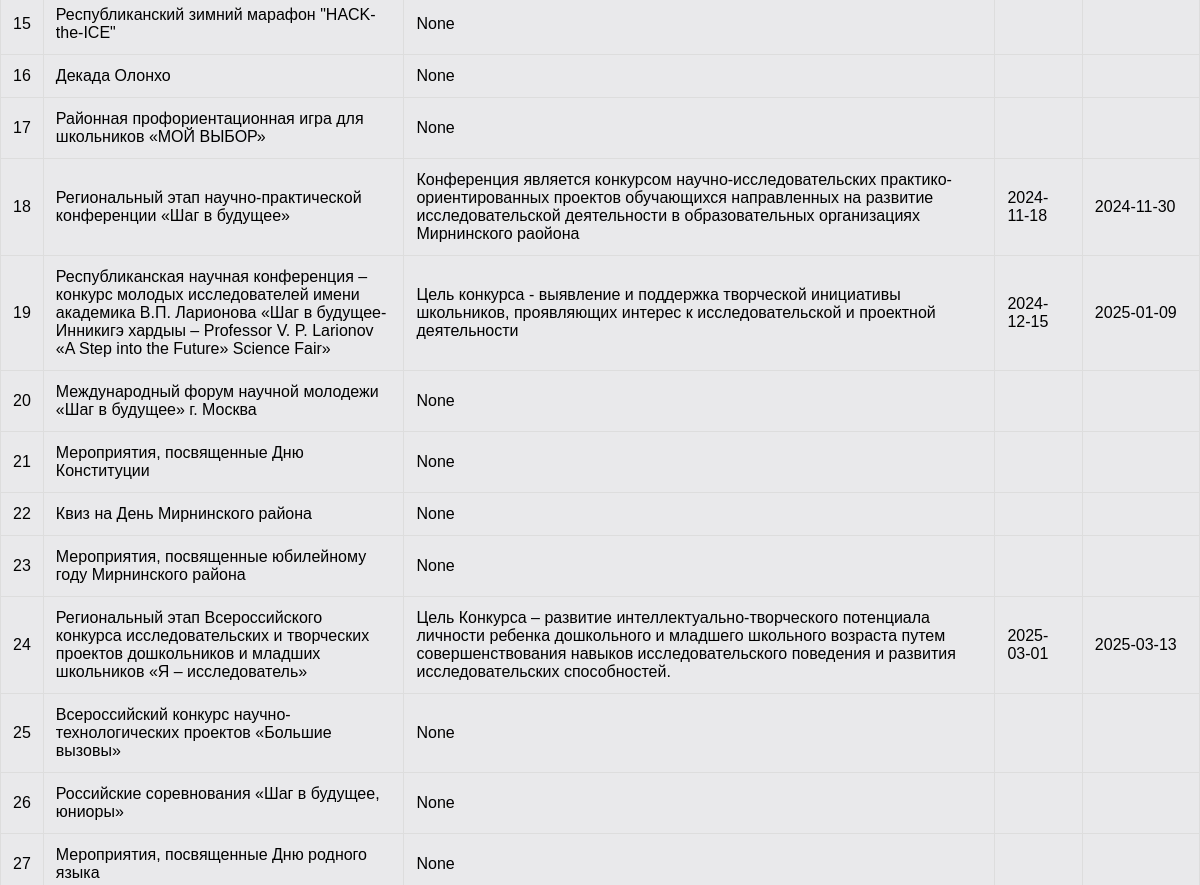
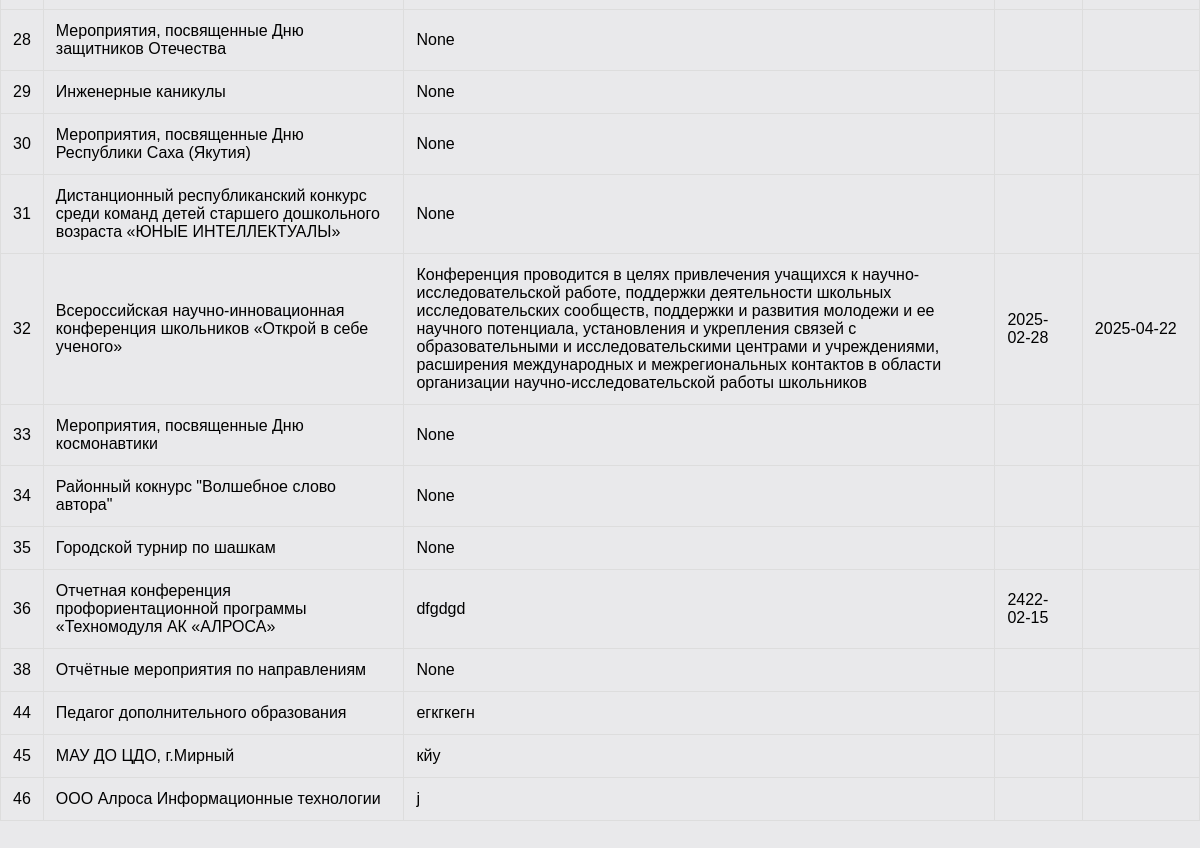
Before: /events (lower part) with the older database file (2 pictures, top to bottom).
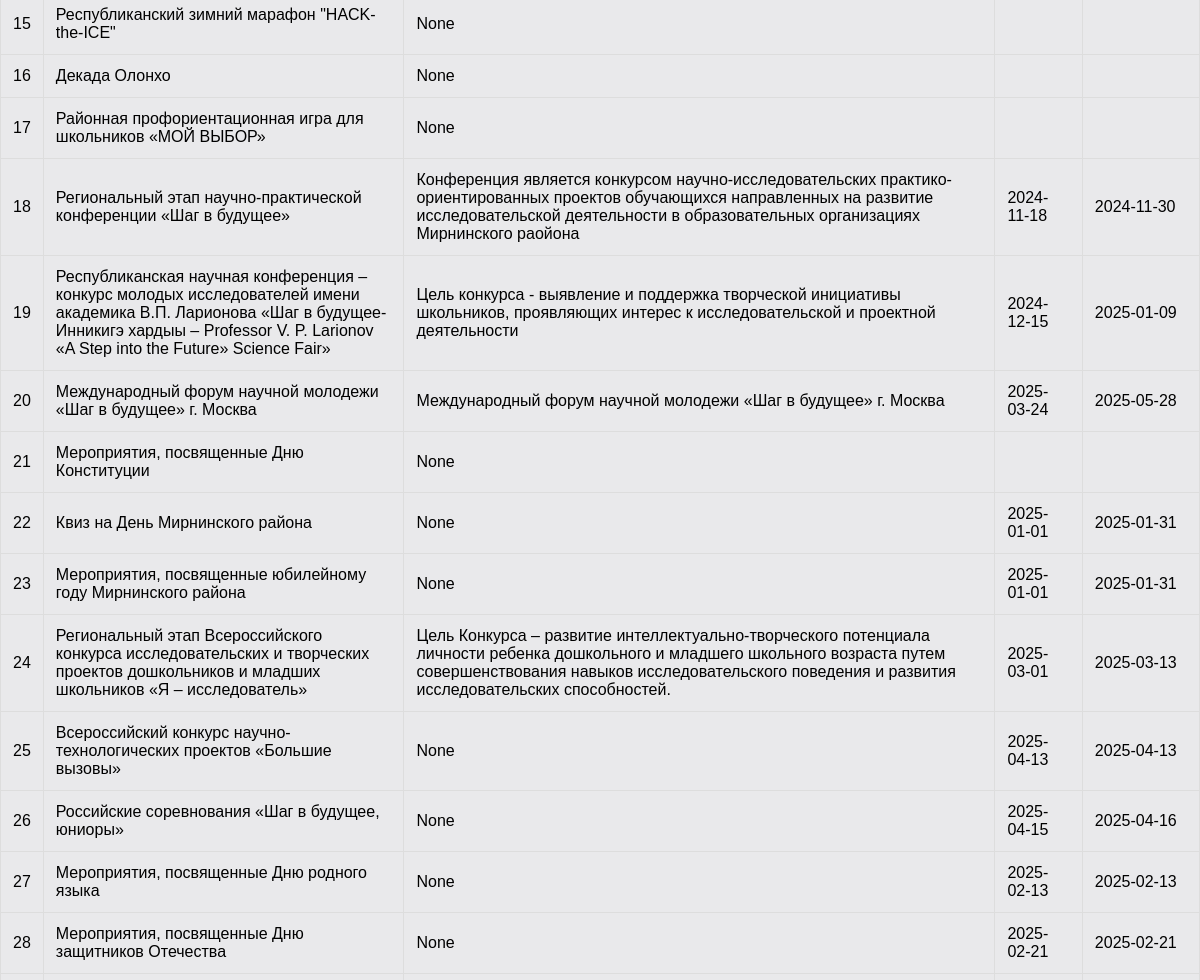
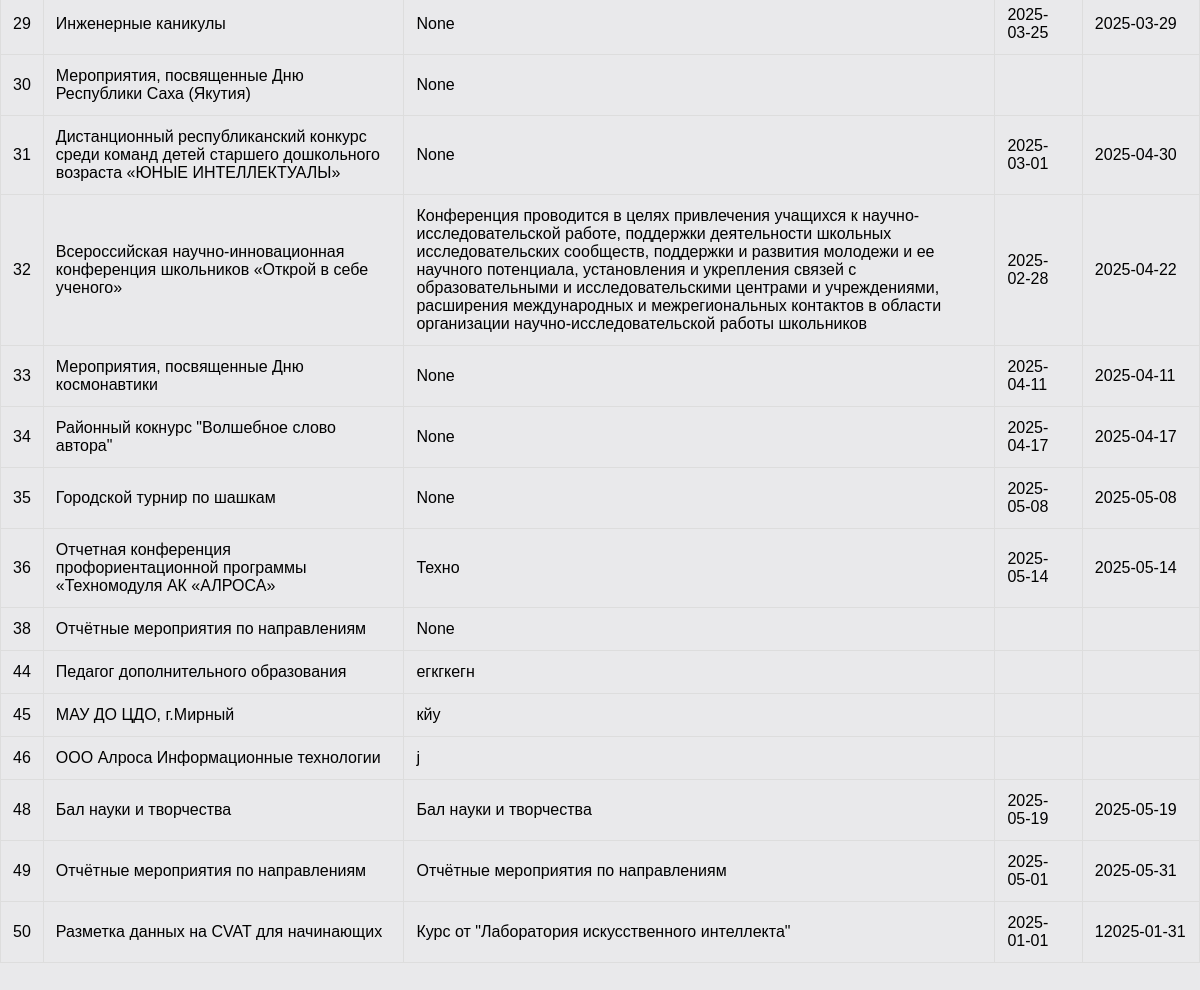
After: the same page with the newer database file (2 pictures, top to bottom).
### tables this page shows
CREATE TABLE events_table(
                    id INTEGER PRIMARY KEY AUTOINCREMENT,
                    name TEXT NOT NULL,
                    opisanie TEXT,
                    srok_podachi_date DATE,
                    result_date DATE
                    );

### app_29_09.py (the view)
@app.route('/events')
def events():
    db_lp = sqlite3.connect('date_source.db')
    cursor_db = db_lp.cursor()
    cursor_db.execute("SELECT * FROM events_table")
    events = cursor_db.fetchall()
    cursor_db.close()
    db_lp.close()
    return render_template('events.html', events=events)

### templates/events.html (shortened to what this page needs)
<!DOCTYPE html>
<html lang="ru">
<head>
    <link rel="stylesheet" href="{{ url_for('static', filename='styles.css') }}">
</head>
<body>
    <table>
        <tbody>
            {% for event in events %}
            <tr>
                <td>{{ event[0] }}</td>
                <td>{{ event[1] }}</td>
                <td>{{ event[2] }}</td>
                <td>{{ event[3] }}</td>
                <td>{{ event[4] }}</td>
            </tr>
            {% endfor %}
        </tbody>
    </table>
    <br><br><br>
</body>
</html>

### static/styles.css (style rules this page uses)
html, body { margin: 0; }
body { font-family: Arial, sans-serif; margin: 0; padding: 0; background-color: #E9E9EB; width: 100%; box-sizing: border-box; }
table { width: 100%; border-collapse: collapse; margin: 20px 0; }
table, th, td { border: 1px solid #ddd; }

Changed rows visible on the page:
changed events_table "Международный форум научной молодежи «Шаг в будущее» г. Москва": opisanie "None" → "Международный форум научной молодежи «Шаг в будущее» г. Москва"; srok_podachi_date (not shown) → "2025-03-24"; result_date (not shown) → "2025-05-28"
changed events_table "Квиз на День Мирнинского района": srok_podachi_date (not shown) → "2025-01-01"; result_date (not shown) → "2025-01-31"
changed events_table "Мероприятия, посвященные юбилейному году Мирнинского района": srok_podachi_date (not shown) → "2025-01-01"; result_date (not shown) → "2025-01-31"
changed events_table "Всероссийский конкурс научно-технологических проектов «Большие вызовы»": srok_podachi_date (not shown) → "2025-04-13"; result_date (not shown) → "2025-04-13"
changed events_table "Российские соревнования «Шаг в будущее, юниоры»": srok_podachi_date (not shown) → "2025-04-15"; result_date (not shown) → "2025-04-16"
changed events_table "Мероприятия, посвященные Дню родного языка": srok_podachi_date (not shown) → "2025-02-13"; result_date (not shown) → "2025-02-13"
changed events_table "Мероприятия, посвященные Дню защитников Отечества": srok_podachi_date (not shown) → "2025-02-21"; result_date (not shown) → "2025-02-21"
changed events_table "Инженерные каникулы": srok_podachi_date (not shown) → "2025-03-25"; result_date (not shown) → "2025-03-29"
changed events_table id 31: srok_podachi_date (not shown) → "2025-03-01"; result_date (not shown) → "2025-04-30"
changed events_table "Мероприятия, посвященные Дню космонавтики": srok_podachi_date (not shown) → "2025-04-11"; result_date (not shown) → "2025-04-11"
changed events_table "Районный кокнурс \"Волшебное слово автора\"": srok_podachi_date (not shown) → "2025-04-17"; result_date (not shown) → "2025-04-17"
changed events_table "Городской турнир по шашкам": srok_podachi_date (not shown) → "2025-05-08"; result_date (not shown) → "2025-05-08"
changed events_table "Отчетная конференция профориентационной программы «Техномодуля АК «АЛРОСА»": opisanie "dfgdgd" → "Техно"; srok_podachi_date "2422-02-15" → "2025-05-14"; result_date (not shown) → "2025-05-14"
added events_table: id "48", name "Бал науки и творчества", opisanie "Бал науки и творчества", srok_podachi_date "2025-05-19", result_date "2025-05-19"
added events_table: id "49", name "Отчётные мероприятия по направлениям", opisanie "Отчётные мероприятия по направлениям", srok_podachi_date "2025-05-01", result_date "2025-05-31"
added events_table: id "50", name "Разметка данных на CVAT для начинающих", opisanie "Курс от \"Лаборатория искусственного интеллекта\"", srok_podachi_date "2025-01-01", result_date "12025-01-31"
